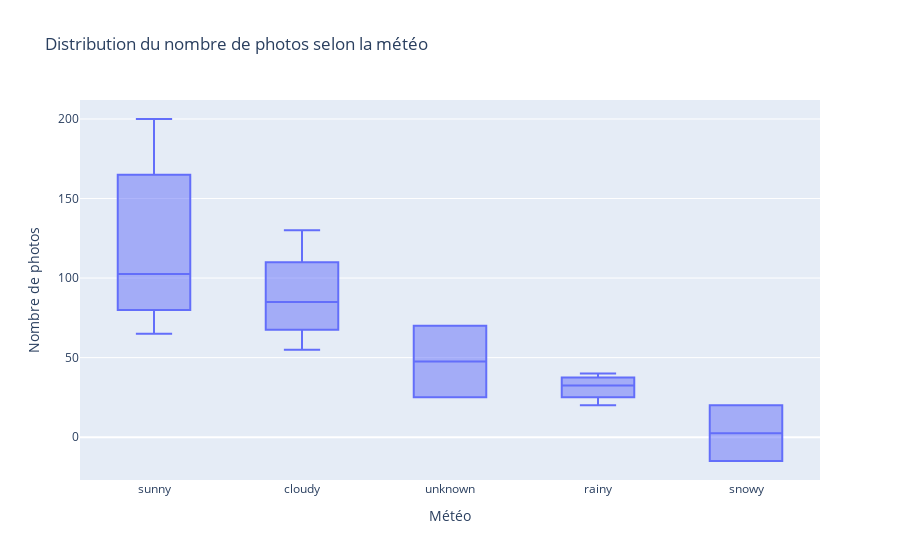

The code cell stored with this chart in its notebook:
### Markdown cell above
**TODO**

- Créer un diagramme en boîte (box plot) pour visualiser la répartition du nombre de photos selon la météo
- Afficher le graphique
- Quelles conclusions tirez-vous de ce graphe ?

### Code cell
# Write your code here

import pandas as pd
import plotly.express as px

df_trips = pd.read_csv("clean_travel_data.csv")

fig = px.box(df_trips, x='weather', y='photos', title='Distribution du nombre de photos selon la météo', labels={'photos': 'Nombre de photos', 'weather': 'Météo'})

fig.show()

# On remarque que il sont plus de photos prises pour certain type de meteo.
# Les valeurs défectueuses s'affichent et faussent la visualisation.

### Figure 1 — Plotly figure (JSON) as saved in the notebook; plotly's stock layout.template omitted (floating-point values rounded to 4 significant figures)
{"data": [{"alignmentgroup": "True", "hovertemplate": "Météo=%{x}<br>Nombre de photos=%{y}<extra></extra>", "legendgroup": "", "marker": {"color": "#636efa"}, "name": "", "notched": false, "offsetgroup": "", "orientation": "v", "showlegend": false, "type": "box", "x": ["sunny", "cloudy", "unknown", "sunny", "sunny", "rainy", "cloudy", "unknown", "sunny", "snowy", "cloudy", "sunny", "sunny", "rainy", "rainy", "cloudy", "sunny", "sunny", "rainy", "snowy"], "x0": " ", "xaxis": "x", "y": [150, 80, 25, 200, 180, 20, 90, 70, 110, -15, 130, 95, 75, 30, 40, 55, 85, 65, 35, 20], "y0": " ", "yaxis": "y"}], "layout": {"boxmode": "group", "legend": {"tracegroupgap": 0}, "title": {"text": "Distribution du nombre de photos selon la météo"}, "xaxis": {"anchor": "y", "domain": [0, 1], "title": {"text": "Météo"}}, "yaxis": {"anchor": "x", "domain": [0, 1], "title": {"text": "Nombre de photos"}}}}
